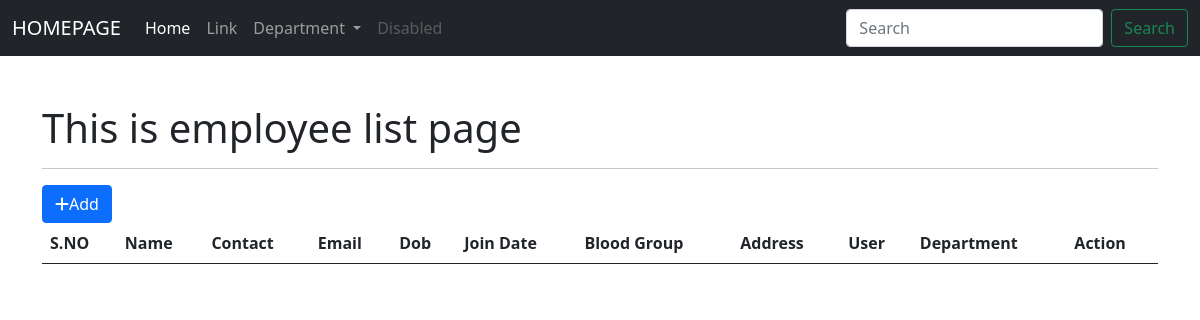
Page /employee/employees/ (signed in) on the earlier database version.
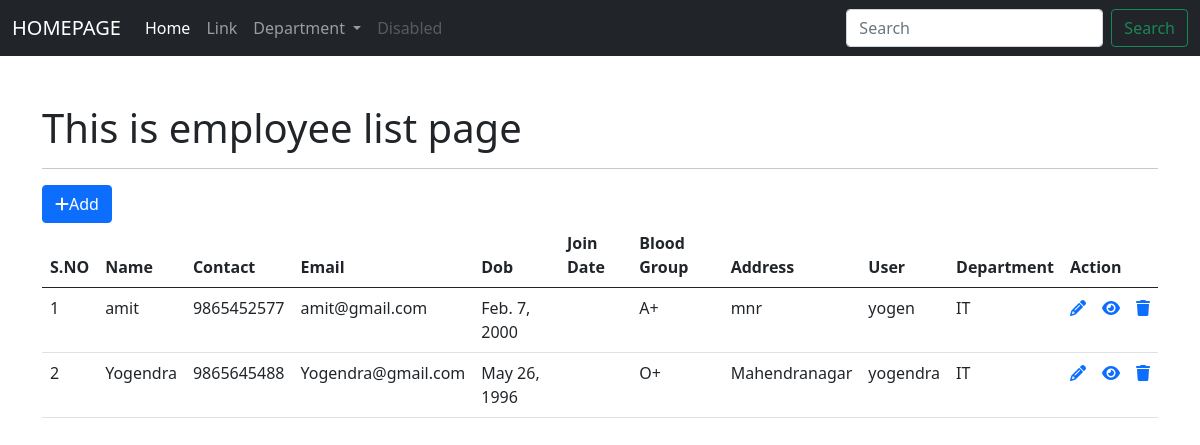
Same page on the later database version.
### app_employeewebsite/models.py (models this page shows, shortened)
class Employee(models.Model):
    full_name = models.CharField(max_length=255)
    contact = models.CharField(max_length=255)
    email = models.EmailField()
    dob = models.DateField()
    join_date = models.DateField()
    gender = models.CharField(max_length=255)
    blood_group = models.CharField(max_length=255)
    address = models.CharField(max_length=255)
    user = models.ForeignKey(User, on_delete=models.CASCADE)
    department = models.ForeignKey(Department,on_delete=models.CASCADE)
    class Meta:
        db_table = 'app_employee'

class Department(models.Model):
    department_name = models.CharField(max_length=255)
    short_name = models.CharField(max_length=255, null=True, blank=True)
    status = models.BooleanField(default=True)
    def __str__(self):
        return self.short_name
    class Meta:
        db_table = "app_department"

### app_employeewebsite/views.py (the view)
# urls.py: path('employees/', views.employee_index, name = 'emp-index'),
@login_required(login_url= 'user_login')
def employee_index(request):
    employee_list = Employee.objects.all()
    context = {"data": employee_list}
    return render(request, 'employees/index_employee.html', context)

### templates/employees/index_employee.html (shortened to what this page needs)
{% extends 'layouts/master.html' %}
{% block custom_css %}
<link rel="stylesheet" href="https://cdnjs.cloudflare.com/ajax/libs/font-awesome/6.3.0/css/all.min.css" />
{% endblock %}
{% block content %}
<div class="container mt-5">
    <h1>This is employee list page</h1>
    <hr>
    <a href="{% url 'emp-add' %}" class="btn btn-primary"><i class="fa-solid fa-plus"></i>Add</a>
    <table class="table table-striped-columns table-hover">
        <thead>
            <tr>
                <th>S.NO</th>
                <th>Name</th>
                <th>Contact</th>
                <th>Email</th>
                <th>Dob</th>
                <th>Join Date</th>
                <th>Blood Group</th>
                <th>Address</th>
                <th>User</th>
                <th>Department</th>
                <th colspan="3">Action</th>
            </tr>
        </thead>
        <tbody>
            {% for val in data %}
            <tr>
                <td>{{ forloop.counter }}</td>
                <td>{{ val.full_name }}</td>
                <td>{{ val.contact }}</td>
                <td>{{ val.email }}</td>
                <td>{{ val.dob }}</td>
                <td> {{ join_date }} </td>
                <td> {{ val.blood_group }} </td>
                <td> {{ val.address }} </td>
                <td> {{ val.user }} </td>
                <td>{{ val.department }}</td>
                <td><a href="{% url 'emp-edit' val.id %}"><i class="fa-solid fa-pencil"></i></a></td>
                <td><a href="{% url 'emp-show' val.id %}"><i class="fa-solid fa-eye"></i></a></td>
                <td><a href="{% url 'emp-delete' val.id %}"><i class="fa-solid fa-trash"></i></a></td>
            </tr>
            {% endfor %}
        </tbody>
    </table>
</div>
{% endblock %}

Differences in the rows shown:
added Employee: full_name "amit", contact "9865452577", email "amit@gmail.com", dob "Feb. 7, 2000", blood_group "A+", address "mnr", user "yogen", department "IT"
added Employee: full_name "Yogendra", contact "9865645488", email "Yogendra@gmail.com", dob "May 26, 1996", blood_group "O+", address "Mahendranagar", user "yogendra", department "IT"
